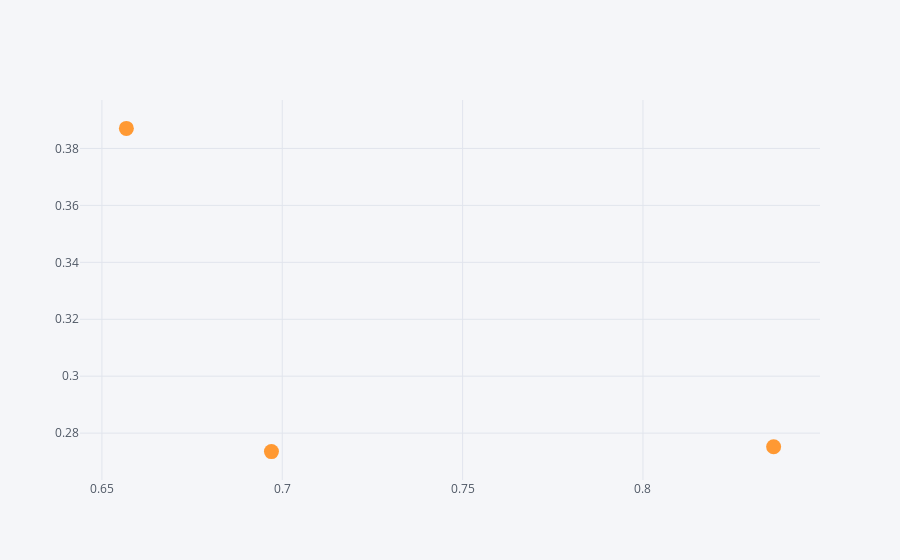

The cell this chart's notebook holds for it:
### Code cell
df.iplot(x='a',y='b',mode='markers',size=15)

### Figure 1 — Plotly figure (JSON) as saved in the notebook; plotly's stock layout.template omitted (floating-point values rounded to 4 significant figures)
{"data": [{"line": {"color": "rgba(255, 153, 51, 1.0)", "dash": "solid", "shape": "linear", "width": 1.3}, "marker": {"size": 15, "symbol": "circle"}, "mode": "markers", "name": "b", "text": "", "type": "scatter", "x": [0.6568, 0.697, 0.8362], "y": [0.3871, 0.2735, 0.2752]}], "layout": {"legend": {"bgcolor": "#F5F6F9", "font": {"color": "#4D5663"}}, "paper_bgcolor": "#F5F6F9", "plot_bgcolor": "#F5F6F9", "title": {"font": {"color": "#4D5663"}}, "xaxis": {"gridcolor": "#E1E5ED", "showgrid": true, "tickfont": {"color": "#4D5663"}, "title": {"font": {"color": "#4D5663"}, "text": ""}, "zerolinecolor": "#E1E5ED"}, "yaxis": {"gridcolor": "#E1E5ED", "showgrid": true, "tickfont": {"color": "#4D5663"}, "title": {"font": {"color": "#4D5663"}, "text": ""}, "zerolinecolor": "#E1E5ED"}}}
